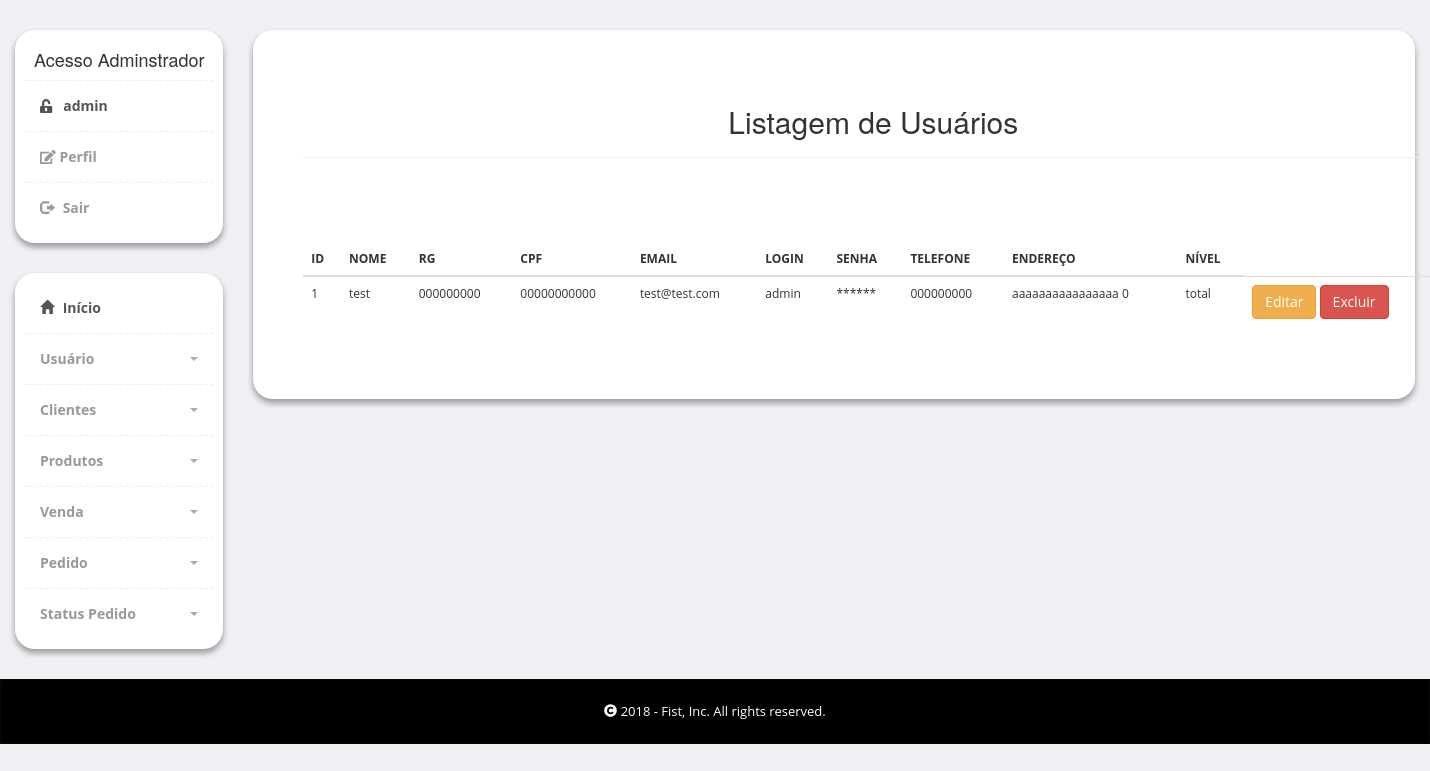
The app's page /admin/Usuario_Lista.php (signed in) with its own data.
### tables this page shows
CREATE TABLE `usuario` (
  `idusuario` int(11) NOT NULL,
  `nome` varchar(100) DEFAULT NULL,
  `rg` varchar(15) DEFAULT NULL,
  `cpf` varchar(14) DEFAULT NULL,
  `email` varchar(100) DEFAULT NULL,
  `login` varchar(100) DEFAULT NULL,
  `senha` varchar(45) DEFAULT NULL,
  `telefone` varchar(15) DEFAULT NULL,
  `endereco` varchar(100) DEFAULT NULL,
  `nivel` varchar(45) DEFAULT NULL
);

### admin/Usuario.Class.php (called while the page is built, shortened)
<?php
class Usuario{
     public function lista(){
        $pdo = Conexao::conexao();
        $sql  = "SELECT * FROM usuario;";
        $consulta = $pdo->query($sql);
        $dados = null;
        while ($linha = $consulta->fetch(PDO::FETCH_ASSOC)){
            $dados[] = array(
            "idusuario" => $linha['idusuario'],
            "nome" => $linha['nome'],
            "rg" => $linha['rg'],
			"cpf" => $linha['cpf'],
            "email" => $linha['email'],
            "login" => $linha['login'],
            "senha" => $linha['senha'],
			"telefone" => $linha['telefone'],
			"endereco" => $linha['endereco'],
			"nivel" => $linha['nivel']
            );
        }
        return $dados;
    }
}

### admin/Usuario_Lista.php (the view, shortened to what this page needs)
<?php
    require "Usuario.Class.php";
    $usuario = new Usuario ();
    $dados = $usuario->lista();
?>
    <?php include "includes/header.php" ?>
    <section class="container-fluid">
        <div class="col-md-10">
            <div class="row">
                <div class="col-md-12">
                    <div class="content-box-large">
                        <div class="panel-body">
                            <div class="container theme-showcase" role="main">
                                <div class="page-header">
                                    <center>
                                        <h2>Listagem de Usuários</h2>
                                    </center>
                                </div>
                                <br><br>
                                <?php if($dados==null){ ?>
                                <p>Nenhum usuário cadastrado</p>
                                <?php } else{ ?>
                                <table class="lista-dados">
                                    <div class="col-md-10">
                                        <div class="row">
                                            <div class="col-md-6">
                                                <div class="panel-body">
                                                    <table class="table">
                                                        <thead>
                                                            <tr>
                                                                <th>ID</th>
                                                                <th>NOME</th>
                                                                <th>RG</th>
                                                                <th>CPF</th>
                                                                <th>EMAIL</th>
                                                                <th>LOGIN</th>
                                                                <th>SENHA</th>
                                                                <th>TELEFONE</th>
                                                                <th>ENDEREÇO</th>
                                                                <th>NÍVEL</th>
                                                            </tr>
                                                        </thead>
                                                        <?php
                                                         foreach($dados as $dado => $coluna){
                                                                        echo "<tr>";
                                                                        echo "<td>".$coluna['idusuario']."</td>";
                                                                        echo "<td>".$coluna['nome']."</td>";
                                                                        echo "<td>".$coluna['rg']."</td>";
                                                                        echo "<td>".$coluna['cpf']."</td>";
                                                                        echo "<td>".$coluna['email']."</td>";
																		echo "<td>".$coluna['login']."</td>";
																		echo "<td> ****** </td>";
                                                                        echo "<td>".$coluna['telefone']."</td>";
                                                                        echo "<td>".$coluna['endereco']."</td>";
                                                                        echo "<td>".$coluna['nivel']."</td>";
                                                                        echo '<td>
                                                                          <a href="Usuario_Editar.php?idusuario='.$coluna['idusuario'].'"> <input type="submit" class="btn btn-warning" value="Editar"/></a>
                                                                         <a href="Usuario_Excluir.php?idusuario='.$coluna['idusuario'].'"> <input type="submit" class="btn btn-danger" value="Excluir"/></a>
                                                                         <br><br>
                                                                         </td>';
                                                                        echo "</tr>";
                                                                    }
                                                        ?>
                                                            <?php } ?>
                                                    </table>
                                                </div>
                                            </div>
                                        </div>
                                    </div>
                                </table>
                            </div>
                        </div>
                    </div>
                </div>
            </div>
        </div>
    </section>
    <?php include "includes/footer.php" ?>

### admin/css/styles.css (style rules this page uses)
body { font-family: 'Open Sans', sans-serif; position: relative; margin: 0px; font-size: 12px; padding: 0px; }
.content-box, .content-box-large { margin-bottom: 30px; background: #FFF; border-radius: 20px; padding: 10px; box-sizing: border-box; box-shadow: 0 4px 6px rgba(0, 0, 0, 0.16), 0 4px 6px rgba(0, 0, 0, 0.23); }
.content-box-large { padding: 20px; }
body { background-color: #eff0f3; }
.panel-body { clear: both; }

### records on screen
usuario: idusuario "1", nome "test", rg "000000000", cpf "00000000000", email "test@test.com", login "admin", telefone "000000000", endereco "aaaaaaaaaaaaaaaa 0", nivel "total"

### other values on screen
$_SESSION['login'] "admin"
